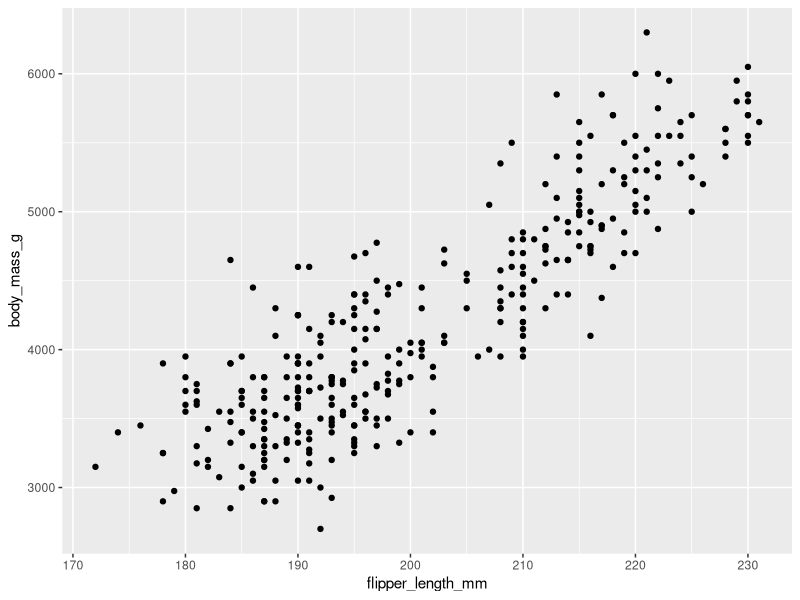
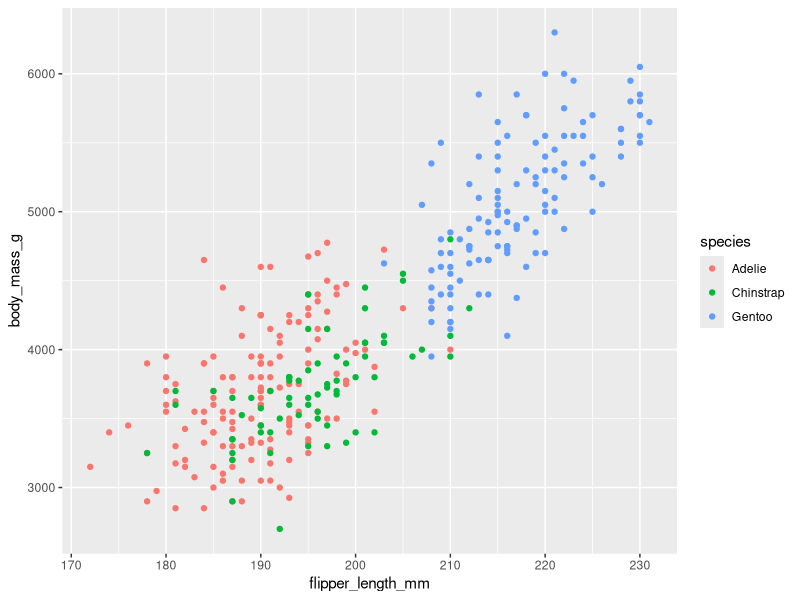
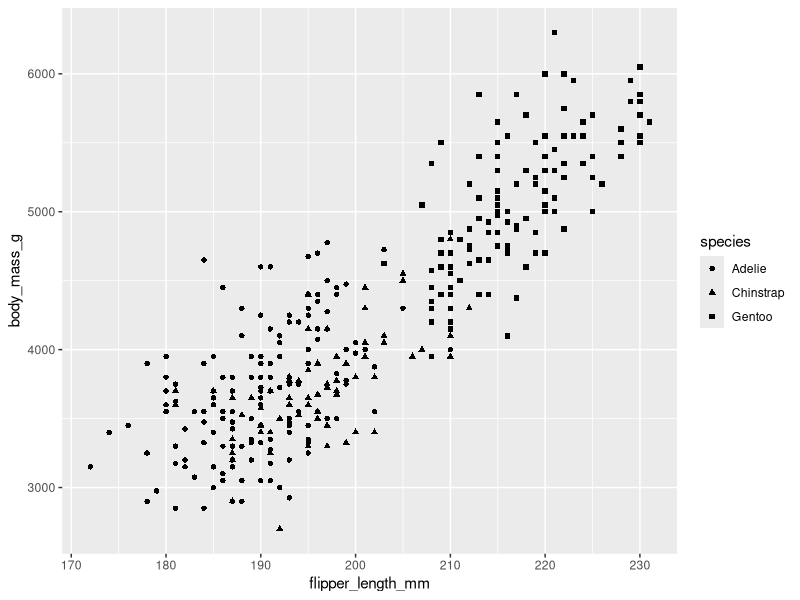
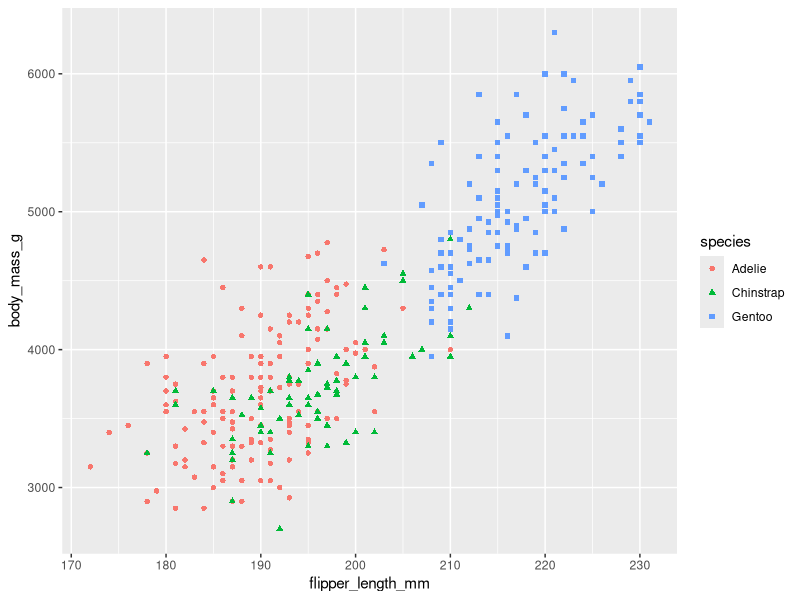
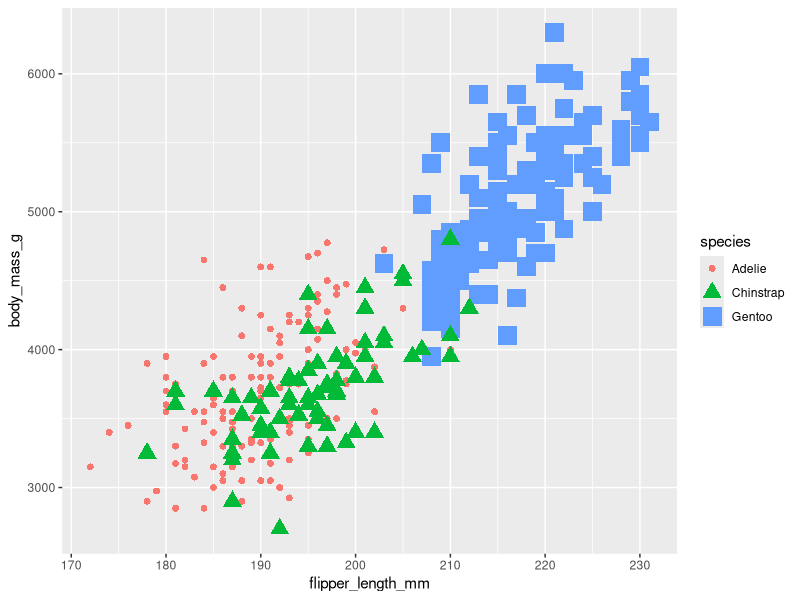
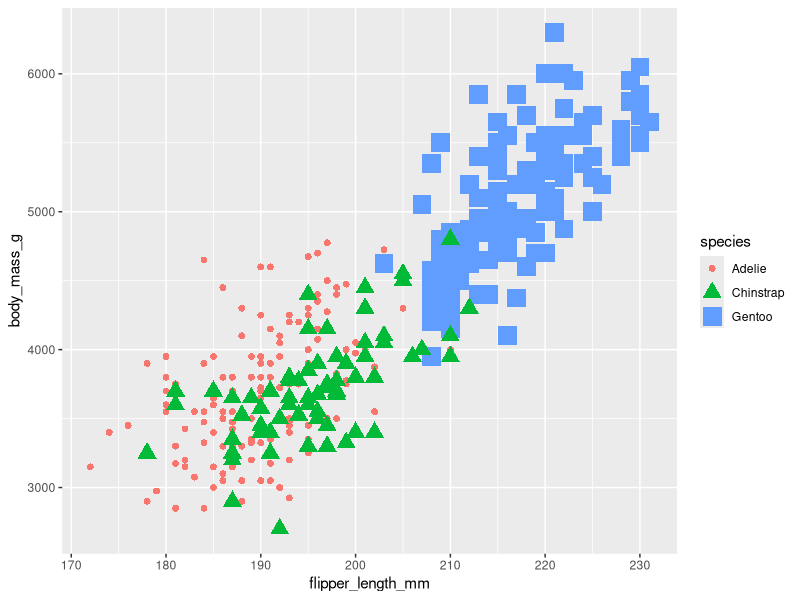
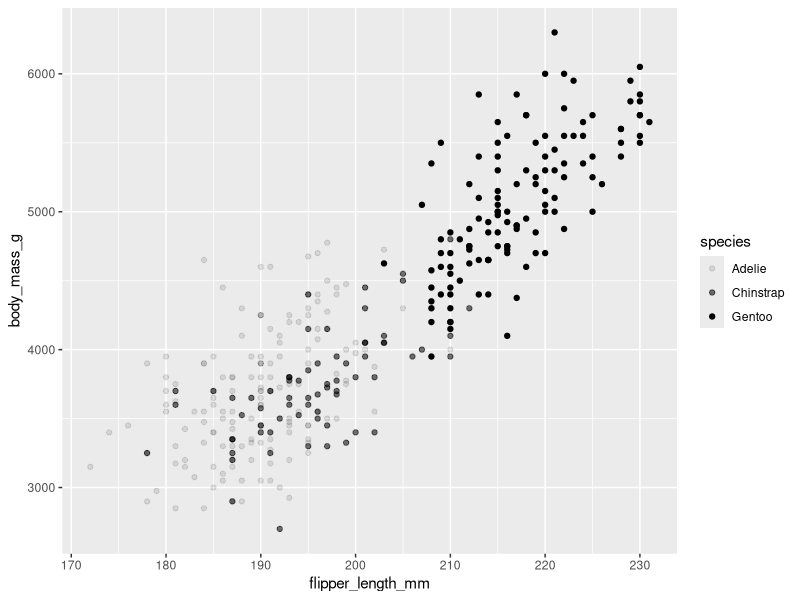
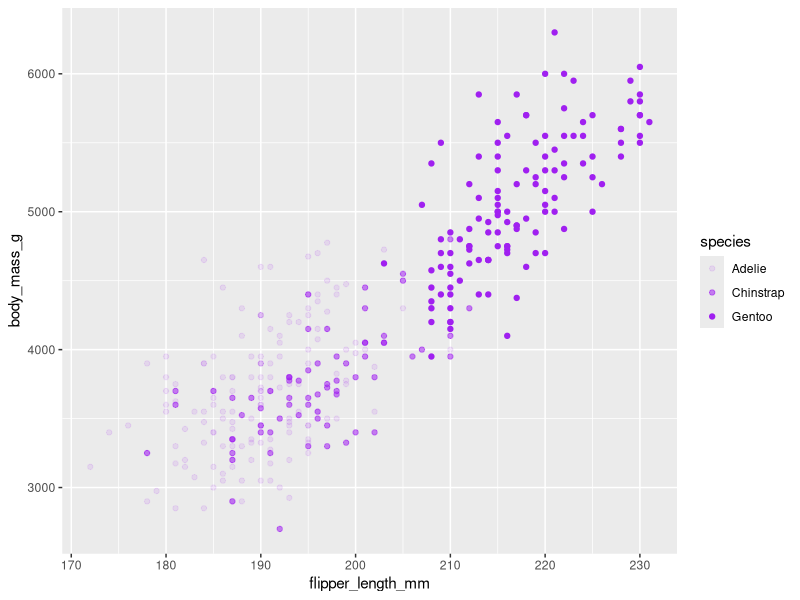

Recreate these plots in R, in order.
#install.packages("ggplot2")
#install.packages("palmerpenguins")

library(ggplot2)
library(palmerpenguins)

data("penguins")
View(penguins)

# basic
ggplot(data = penguins) +
  geom_point(
    mapping = aes(x = flipper_length_mm,  y = body_mass_g)) 

# Limitations: data points do not refer to each of the three penguin species
# -> add color mapping in aes()
ggplot(data = penguins) +
  geom_point(
    mapping = aes(x = flipper_length_mm,  y = body_mass_g, color = species)) 

# -> use shape to highlight each species
ggplot(data = penguins) +
  geom_point(
    mapping = aes(x = flipper_length_mm,  y = body_mass_g, shape = species)) 

# map both color and shape
ggplot(data = penguins) +
  geom_point(mapping = aes(
    x = flipper_length_mm,
    y = body_mass_g,
    shape = species,
    color = species
  )) 

# add size 
ggplot(data = penguins) +
  geom_point(mapping = aes(
    x = flipper_length_mm,
    y = body_mass_g,
    shape = species,
    color = species,
    size = species
  )) 

## other syntax
ggplot(data = penguins) +
  geom_point(
    mapping = aes(
      x = flipper_length_mm,
      y = body_mass_g,
      shape = species,
      color = species,
      size = species
    )
  ) 

# add `alpha` mapping in aes() when getting dense plot with lots of data points
ggplot(data = penguins) +
  geom_point(
    mapping = aes(
      x = flipper_length_mm,
      y = body_mass_g,
      alpha = species
    )
  ) 

# change color of all data point: add color ='color-name' outside of aes()
ggplot(data = penguins) +
  geom_point(
    mapping = aes(
      x = flipper_length_mm,
      y = body_mass_g,
      alpha = species
    ), color = "purple"
  ) 

# change appearence of overall plot without regard to specific variables,
# -> write code outside the aes() fn 



